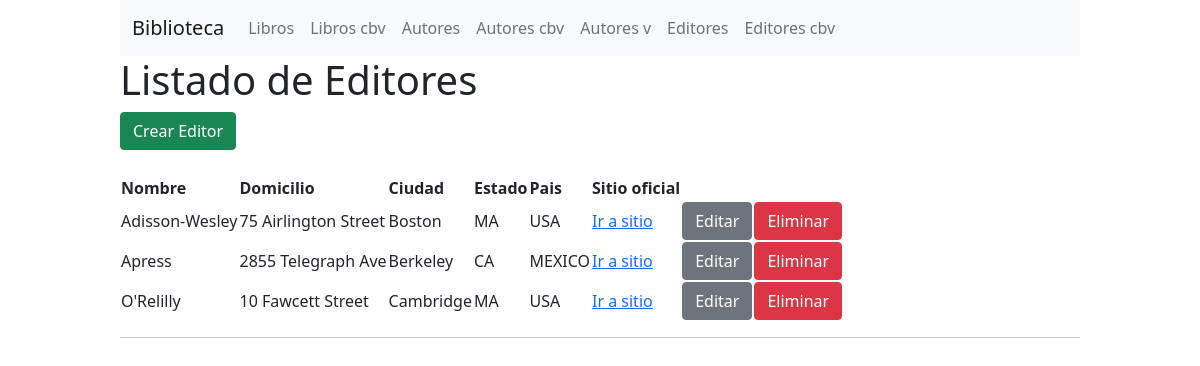
Screenshot of /editores_cbv/ with the database file from the repository.
### biblioteca/models.py (models this page shows, shortened)
class Editor(models.Model):
    nombre  = models.CharField(max_length=30)
    domicilio = models.CharField(max_length=50)
    ciudad = models.CharField(max_length=60)
    estado = models.CharField(max_length=30)
    pais = models.CharField(max_length=50)
    website = models.URLField(null=True, blank=True)
    class Meta:
        ordering = ["nombre"]
        verbose_name = 'Editor'
        verbose_name_plural = "Editores"

### biblioteca/views.py (the view)
# urls.py: url(r'^editores_cbv/$', EditorListView.as_view(), name="editores_cbv"),
class EditorListView(ListView):
    model = Editor
    template_name = "editor_listado__cbv.html"

### biblioteca/templates/editor_listado__cbv.html (shortened to what this page needs)
{% extends 'shared/base.html' %}
{% block content %}
    <h1>Listado de Editores</h1>
    <div class="bibl-table">
        <div class="bibl-table-header">
            <a href="/crear/editor_cbv">
            <button type="button" class="btn btn-success">
                Crear Editor
            </button>
            </a>
        </div>
        <div class="bibl-table-body" style="margin-top: 25px;">
            <table>
            <thead>
            <tr>
                <th scope="col">Nombre</th>
                <th scope="col">Domicilio</th>
                <th scope="col">Ciudad</th>
                <th scope="col">Estado</th>
                <th scope="col">Pais</th>
                <th scope="col">Sitio oficial</th>
            </tr>
            </thead>
            <tbody>
            {% for data in object_list %}
                <tr>
                    <td> {{data.nombre}} </td>
                    <td> {{data.domicilio}} </td>
                    <td> {{data.ciudad}} </td>
                    <td> {{data.estado}} </td>
                    <td> {{data.pais}} </td>
                    <td> <a href="{{data.website}}">Ir a sitio</a></td>
                    <td><a
                        href="/modificar/editor_cbv/{{ data.id }}"
                        class="btn btn-secondary">
                        Editar
                    </a></td>
                    <td><a
                        href="/eliminar/editor_cbv/{{ data.id }}"
                        class="btn btn-danger">
                        Eliminar
                    </a></td>
                </tr>
            {% endfor %}
            </tbody>
        </table>
        </div>
    </div>
{% endblock  %}

### rows the page displays
Editor: nombre "Adisson-Wesley", domicilio "75 Airlington Street", ciudad "Boston", estado "MA", pais "USA"
Editor: nombre "Apress", domicilio "2855 Telegraph Ave", ciudad "Berkeley", estado "CA", pais "MEXICO"
Editor: nombre "O'Relilly", domicilio "10 Fawcett Street", ciudad "Cambridge", estado "MA", pais "USA"
